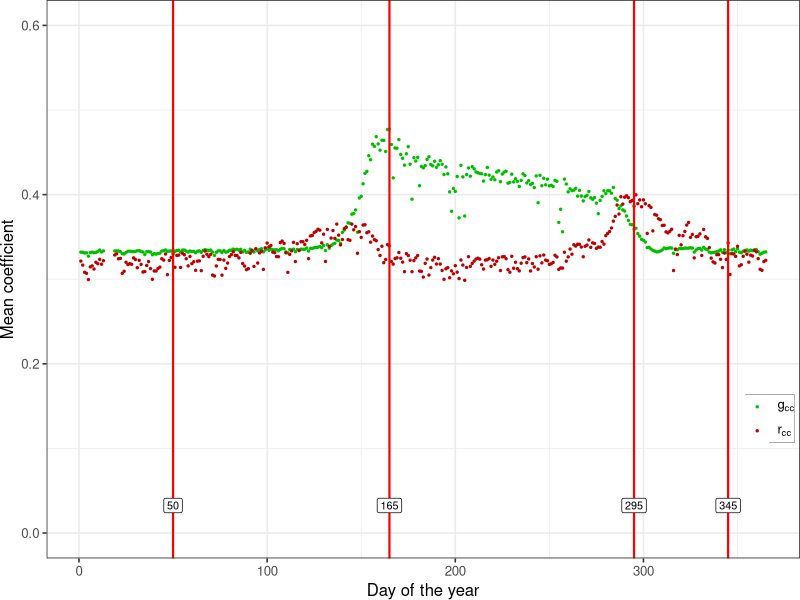

The R source for this figure:
#!/usr/bin/Rscript
library(tidyverse)

add_plot_metadata <- function (data) {
  data %>% 
  mutate(Filename = gsub('.*/', '', Name)) %>%
  mutate(Filename = gsub('.jpg', '', Filename)) %>%
  mutate(Filename = gsub('dc_', '', Filename)) %>%
  separate(Filename, sep='__', into=c('Filename', 'Camera_ID')) %>%
  separate(Filename, sep='_', into=c('Year', 'Day', 'Time', 'Dataset')) %>%
  mutate(Time = gsub('\\+.*', '', Time)) %>%
  mutate(Hour = as.integer(substr(Time, 1, 2))) %>%
  mutate(Minute = as.integer(substr(Time, 3, 4))) %>%
  mutate(Year = as.integer(Year)) %>%
  mutate(Day = as.integer(Day)) %>%
  select(-Time)
}

meanGcc <- read.csv('../../data/tky-2006-mean-gcc.csv');
meanRcc <- read.csv('../../data/tky-2006-mean-rcc.csv') %>% select(MeanRcc)

values <- cbind(meanGcc, meanRcc) %>% as_tibble %>%
  add_plot_metadata

p <- values %>%
  ggplot() +
  geom_point(aes(x = Day, y = MeanGcc, col='Gcc'), size=0.5) +
  geom_point(aes(x = Day, y = MeanRcc, col='Rcc'), size=0.5) + 
  scale_colour_manual(values=c(rgb(0, 0.75, 0),
                               rgb(0.75, 0, 0)),
                      labels=c(expression(g[cc]),
                               expression(r[cc]))
                      ) +
  ylim(0.25, 0.525) +
  xlab('Day of the year') +
  ylab('Mean coefficient') +
  theme_bw(base_size=12) +
  theme(
    plot.margin = unit(c(0,0,0,0), "cm"),
    legend.spacing = unit(0, "mm"),
    legend.position = c(0.96, 0.25),
    legend.box = "horizontal",
    legend.background = element_rect(size=0.1, linetype="solid", color="black"),
    legend.margin = margin(0,0,0,0),
    legend.title = element_blank(),
  ) +
    ylim(0,0.6)

df.redLines <- tribble(~X,50,165,295,345) %>% mutate(Y=1)

p2 <- p +
    geom_vline(data=df.redLines, aes(xintercept=X), size=0.75, color="red") +
    geom_label(data=df.redLines, aes(x=X, y=0.0325, label = X), size=2.75)

ggsave('tky-2006-mean-gcc-rcc.pdf', plot = p2, width = 8, height = 2.5)
